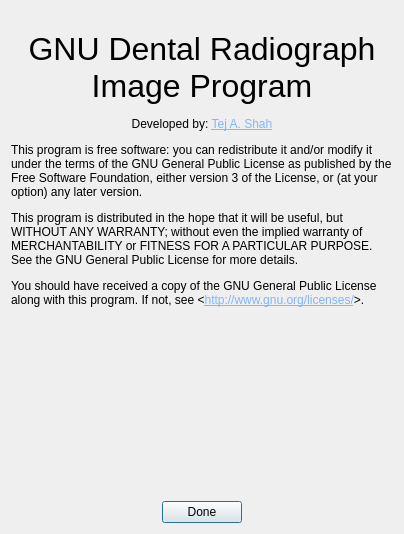
<?xml version="1.0" encoding="UTF-8"?>
<ui version="4.0">
 <class>AboutDialog</class>
 <widget class="QDialog" name="AboutDialog">
  <property name="geometry">
   <rect>
    <x>0</x>
    <y>0</y>
    <width>404</width>
    <height>534</height>
   </rect>
  </property>
  <property name="windowTitle">
   <string>About Gdrip</string>
  </property>
  <layout class="QVBoxLayout" name="verticalLayout">
   <item>
    <widget class="QLabel" name="label_2">
     <property name="text">
      <string/>
     </property>
     <property name="pixmap">
      <pixmap resource="icons.qrc">:/icons/gdrip.png</pixmap>
     </property>
     <property name="alignment">
      <set>Qt::AlignCenter</set>
     </property>
    </widget>
   </item>
   <item>
    <widget class="QLabel" name="label">
     <property name="text">
      <string>&lt;html&gt;&lt;head/&gt;&lt;body&gt;&lt;p align=&quot;center&quot;&gt;&lt;span style=&quot; font-size:24pt;&quot;&gt;GNU Dental Radiograph Image Program&lt;/span&gt;&lt;/p&gt;&lt;p align=&quot;center&quot;&gt;Developed by: &lt;a href=&quot;http://tshah.wordpress.com&quot;&gt;&lt;span style=&quot; text-decoration: underline; color:#80b5ff;&quot;&gt;Tej A. Shah&lt;/span&gt;&lt;/a&gt;&lt;/p&gt;&lt;p&gt;This program is free software: you can redistribute it and/or modify it under the terms of the GNU General Public License as published by the Free Software Foundation, either version 3 of the License, or (at your option) any later version.&lt;/p&gt;&lt;p&gt;This program is distributed in the hope that it will be useful, but WITHOUT ANY WARRANTY; without even the implied warranty of MERCHANTABILITY or FITNESS FOR A PARTICULAR PURPOSE. See the GNU General Public License for more details.&lt;/p&gt;&lt;p&gt;You should have received a copy of the GNU General Public License along with this program. If not, see &amp;lt;&lt;a href=&quot;http://www.gnu.org/licenses/&quot;&gt;&lt;span style=&quot; text-decoration: underline; color:#80b5ff;&quot;&gt;http://www.gnu.org/licenses/&lt;/span&gt;&lt;/a&gt;&amp;gt;.&lt;/p&gt;&lt;/body&gt;&lt;/html&gt;</string>
     </property>
     <property name="wordWrap">
      <bool>true</bool>
     </property>
     <property name="openExternalLinks">
      <bool>true</bool>
     </property>
    </widget>
   </item>
   <item>
    <spacer name="verticalSpacer">
     <property name="orientation">
      <enum>Qt::Vertical</enum>
     </property>
     <property name="sizeHint" stdset="0">
      <size>
       <width>20</width>
       <height>40</height>
      </size>
     </property>
    </spacer>
   </item>
   <item>
    <layout class="QHBoxLayout" name="horizontalLayout">
     <item>
      <spacer name="horizontalSpacer_2">
       <property name="orientation">
        <enum>Qt::Horizontal</enum>
       </property>
       <property name="sizeHint" stdset="0">
        <size>
         <width>40</width>
         <height>20</height>
        </size>
       </property>
      </spacer>
     </item>
     <item>
      <widget class="QPushButton" name="pushButton">
       <property name="text">
        <string>Done</string>
       </property>
      </widget>
     </item>
     <item>
      <spacer name="horizontalSpacer">
       <property name="orientation">
        <enum>Qt::Horizontal</enum>
       </property>
       <property name="sizeHint" stdset="0">
        <size>
         <width>40</width>
         <height>20</height>
        </size>
       </property>
      </spacer>
     </item>
    </layout>
   </item>
  </layout>
 </widget>
 <resources>
  <include location="icons.qrc"/>
 </resources>
 <connections>
  <connection>
   <sender>pushButton</sender>
   <signal>clicked()</signal>
   <receiver>AboutDialog</receiver>
   <slot>accept()</slot>
   <hints>
    <hint type="sourcelabel">
     <x>202</x>
     <y>361</y>
    </hint>
    <hint type="destinationlabel">
     <x>382</x>
     <y>341</y>
    </hint>
   </hints>
  </connection>
 </connections>
</ui>
